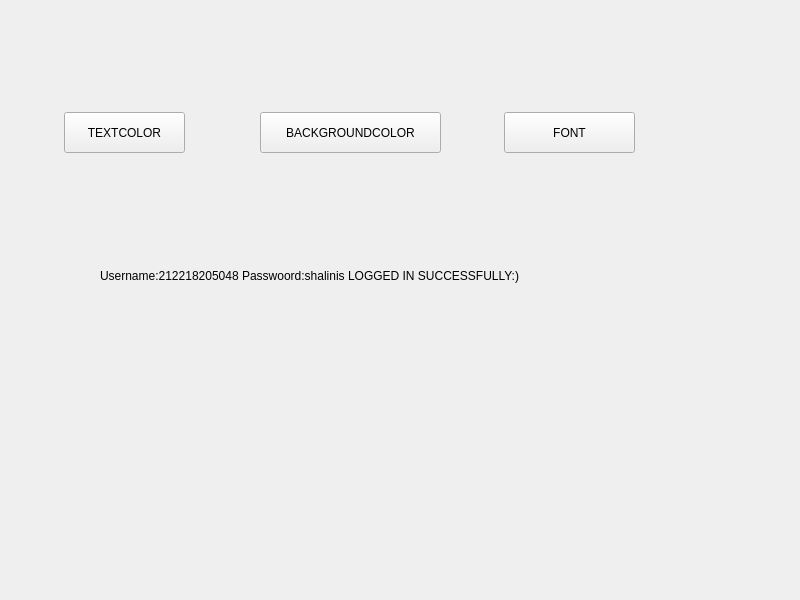
<?xml version="1.0" encoding="UTF-8"?>
<ui version="4.0">
 <class>Widget</class>
 <widget class="QWidget" name="Widget">
  <property name="geometry">
   <rect>
    <x>0</x>
    <y>0</y>
    <width>800</width>
    <height>600</height>
   </rect>
  </property>
  <property name="windowTitle">
   <string>Widget</string>
  </property>
  <widget class="QPushButton" name="pushButton">
   <property name="geometry">
    <rect>
     <x>64</x>
     <y>112</y>
     <width>121</width>
     <height>41</height>
    </rect>
   </property>
   <property name="text">
    <string>TEXTCOLOR</string>
   </property>
  </widget>
  <widget class="QPushButton" name="pushButton_2">
   <property name="geometry">
    <rect>
     <x>260</x>
     <y>112</y>
     <width>181</width>
     <height>41</height>
    </rect>
   </property>
   <property name="text">
    <string>BACKGROUNDCOLOR</string>
   </property>
  </widget>
  <widget class="QPushButton" name="pushButton_3">
   <property name="geometry">
    <rect>
     <x>504</x>
     <y>112</y>
     <width>131</width>
     <height>41</height>
    </rect>
   </property>
   <property name="text">
    <string>FONT</string>
   </property>
  </widget>
  <widget class="QLabel" name="label">
   <property name="geometry">
    <rect>
     <x>100</x>
     <y>190</y>
     <width>571</width>
     <height>171</height>
    </rect>
   </property>
   <property name="text">
    <string>Username:212218205048 Passwoord:shalinis LOGGED IN SUCCESSFULLY:)</string>
   </property>
  </widget>
 </widget>
 <resources/>
 <connections/>
</ui>
